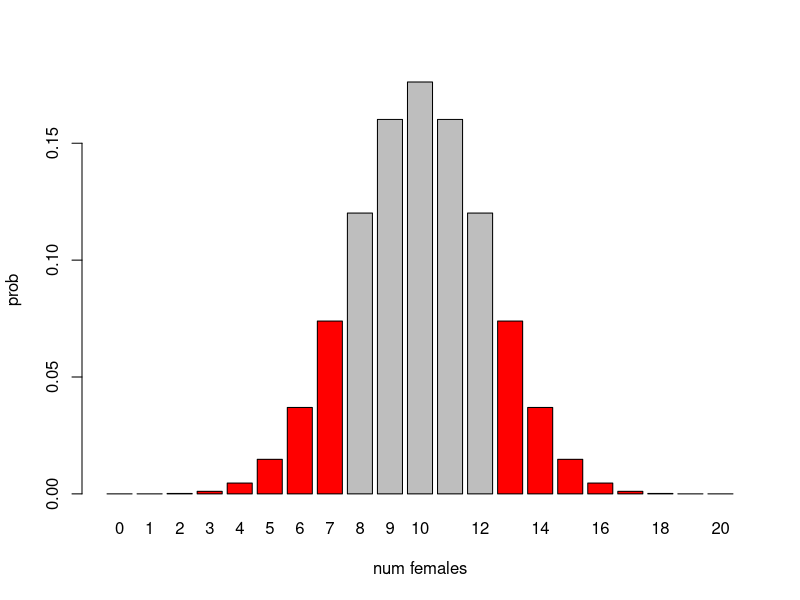

Source code (R):
#Adam Orr
#Biometry
#Lab 5

# ---- Warmup ----
#sex ratio of hummingbirds
total <- 20
female <- 7

#is this a 50/50 sex ratio (1:1)
phat <- female/total

#step 1 : state hypotheses
#h0: sex ratio is equal
#ha: sex ratio is not equal

#step 2 : state significance level
#alpha = .05

#step 3 : define test statistic
#binomial exact test
#the test statistic is x, # of females from sample of 20 offspring

#step 4 : calculate test statistic
x <- 7

#step 5 : calculate p-value and state conclusion
n <- 20
p_null <- .5

#calc p-value
pbinom(x,n,p_null) * 2

barplot(dbinom(0:20,n,p_null),
  names.arg=0:20,
  ylab="prob",
  xlab="num females",
  col=c(rep("red",8),rep("gray",5),rep("red",8)))

#conclusion statement
#we fail to reject the null hypothesis that the sex ratio is 1:1 at a significance
#level of .05 (binomial test: p = .263, n = 20)

#binomial test in R
binom.test(x,n,p_null)

# ---- question 1 ----
#calculate the following values:
numplants <- 24
p_wrinkled <- 1/4

#a. The probability that exactly 8 plants will have wrinkled peas.
dbinom(8, numplants, p_wrinkled)

#b. The probability that 8 or fewer plants will have wrinkled peas.
pbinom(8, numplants, p_wrinkled)

#c. The probability that 12 or more plants will have wrinkled peas.
pbinom(11, numplants, p_wrinkled, lower.tail = FALSE)

#d. The 0.025 quantile of the number of plants with wrinkled peas.
qbinom(.025, numplants, p_wrinkled)

# ---- question 2 ----
#experiment parameters
total <- 25
nfemales <- 15
nmales <- 10

# a. Use the data to estimate the probability p that a reproductive offspring is female.
phat <- nfemales / total

# b. Use the Agresti-Coull method to calculate the 95% confidence interval for p.
p_prime <- (nfemales + 2)/(total + 4)
s_pp <- sqrt((p_prime * (1 - p_prime))/(total + 4))
c(p_prime - 2 * s_pp, p_prime + 2 * s_pp)

# c. Based on the confidence interval you calculated, briefly explain whether it is plausible that the true sex ratio is 1:1 (that is, p = 0.5).
# It is plausible that the true sex ratio is 1:1, as the confidence interval includes .5 .

# d. Now carry out a formal test of the hypothesis that the sex ratio is 1:1. Perform this test by hand in R, explicitly carrying out the five steps of hypothesis testing:
# 1) State the null and alternative hypotheses.
# H0: The sex ratio is .5
# Ha: The sex ratio is not equal to .5

# 2) State the significance level.
# alpha = 0.05

# 3) Define the test statistic.
#  The test stastistic is X, the number of females in a sample of 25 offspring
p_null <- 0.5

# 4) Calculate the test statistic from the data.
nfemales

# 5) Calculate the P-value and use it to make a decision about the hypothesis under test.
pbinom(nfemales - 1, total, 0.5, lower.tail = FALSE) * 2 
#We fail to reject the null hypothesis that the sex ratio is .5 at a significance level of .05 (Binomial test: p = .4244, n = 25)

# e. Perform the same test using the R command binom.test. Show the complete output of the test.
binom.test(nfemales, total)

# f. Explain whether the result of your hypothesis test consistent with the confidence interval that you calculated in part b).
#The result of the hypothesis test is consistent with the confidence interval.
#The confidence interval includes .5, which we are not able to reject with the hypothesis test.

# ---- question 3 ----
total <- 18
dog_food <- 2
people_food <- total - dog_food
# a. What proportion of participants chose dog food as their favorite?
dog_food / total

# What proportion are expected to choose dog food, assuming no preference among the five items (i.e., they choose a favorite randomly)?
(p_null <- 1/5)

# b. Use binom.test to test the hypothesis that people have a preference between human food and dog food. Show the complete output of the test.
binom.test(dog_food,total,p_null)

#Include a complete statement of your conclusions
#We do not reject the null hypothesis that people have a preference between human food and dog food, at a significance level of .05 (Binomial test : p = 0.555, n = 18).

# c. binom.test reports a confidence interval. Briefly describe what this interval means, and state whether it is consistent with the results of your hypothesis test.
#The confidence interval has a 95% chance of including the true mean of the number of people who chose dog food as their favorite. It is consistent with the results of the hypothesis test because .2 is included in the confidence interval.

# ---- question 4 ----
total <- 24
on_x_chr <- 11
p_null <- 1/4

# a. Use these data and binom.test to test the theory that spermatogenesis genes are found disproportionately on the X chromosome.
binom.test(on_x_chr, total, p_null)

# Report your results as described for exercise 3b.
#We reject the null hypothesis that the spermatogenesis genes are distributed proportionally on the X chromosome, at a significance level of .05 (Binomial test : p = 0.0304, n = 24).

# b. Briefly explain whether the confidence interval reported by binom.test is consistent with the results of your hypothesis test.
#The confidence interval reported by binom.test is consistent with the results of the hypothesis test because it doesn't include .25.





